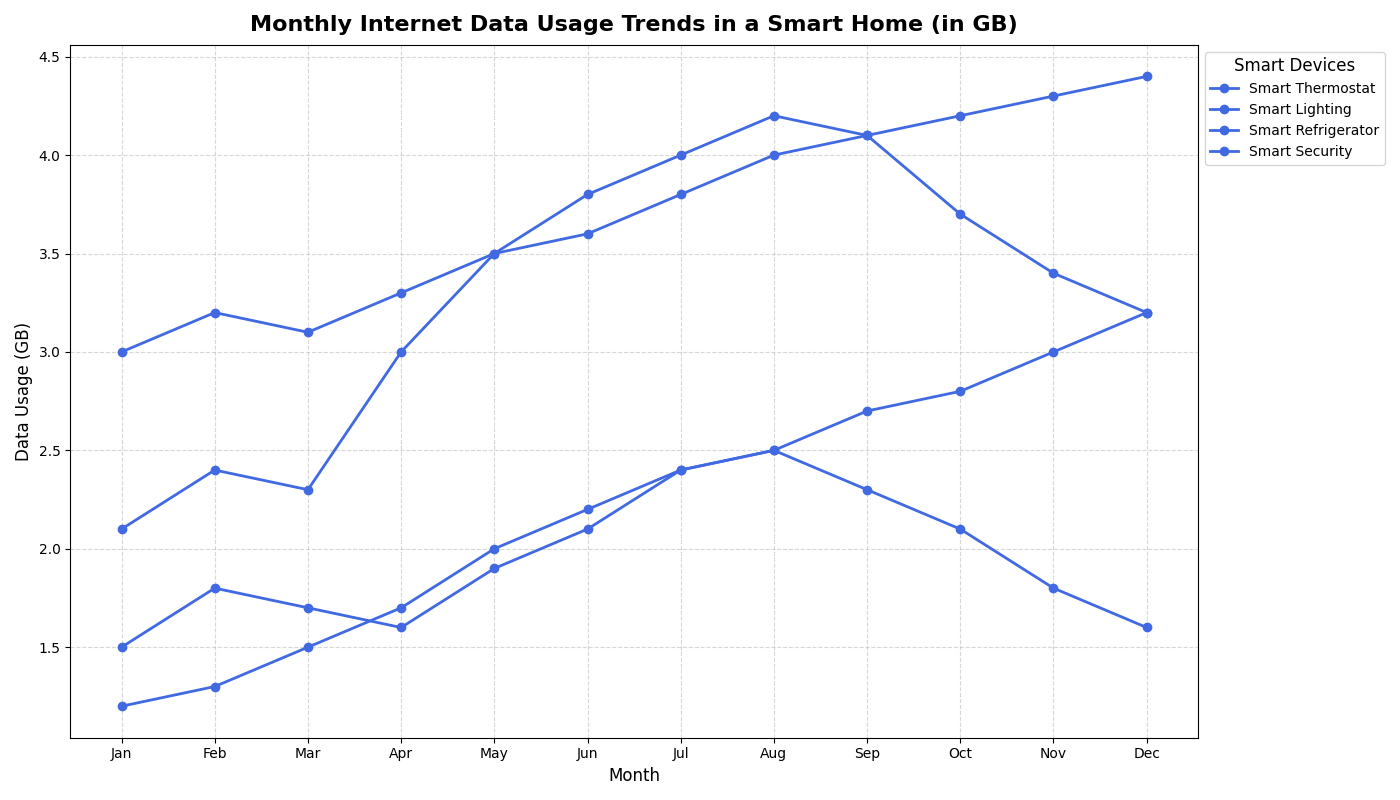

Write the Python code that produced this figure.
import numpy as np
import matplotlib.pyplot as plt

months = ['Jan', 'Feb', 'Mar', 'Apr', 'May', 'Jun', 'Jul', 'Aug', 'Sep', 'Oct', 'Nov', 'Dec']

smart_thermostat = [2.1, 2.4, 2.3, 3.0, 3.5, 3.8, 4.0, 4.2, 4.1, 3.7, 3.4, 3.2]
smart_lighting = [1.2, 1.3, 1.5, 1.7, 2.0, 2.2, 2.4, 2.5, 2.3, 2.1, 1.8, 1.6]
smart_refrigerator = [1.5, 1.8, 1.7, 1.6, 1.9, 2.1, 2.4, 2.5, 2.7, 2.8, 3.0, 3.2]
smart_security = [3.0, 3.2, 3.1, 3.3, 3.5, 3.6, 3.8, 4.0, 4.1, 4.2, 4.3, 4.4]

data_usage = np.array([
    smart_thermostat,
    smart_lighting,
    smart_refrigerator,
    smart_security
])

device_labels = ['Smart Thermostat', 'Smart Lighting', 'Smart Refrigerator', 'Smart Security']

fig, ax = plt.subplots(figsize=(14, 8))

for idx, label in enumerate(device_labels):
    ax.plot(months, data_usage[idx], marker='o', linestyle='-', linewidth=2, label=label, color='royalblue')

ax.set_title('Monthly Internet Data Usage Trends in a Smart Home (in GB)', fontsize=16, fontweight='bold', pad=10)
ax.set_xlabel('Month', fontsize=12)
ax.set_ylabel('Data Usage (GB)', fontsize=12)
ax.grid(True, linestyle='--', alpha=0.5)
ax.legend(title='Smart Devices', fontsize=10, title_fontsize=12, loc='upper left', bbox_to_anchor=(1, 1))

plt.tight_layout()
plt.show()
